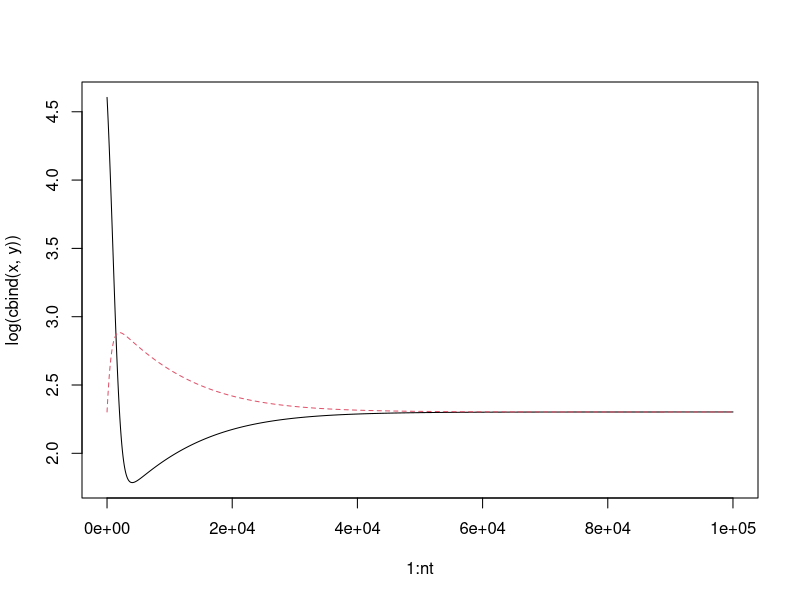

Write R code to recreate this figure.
alpha <- 10  # prey growth
beta <- 0.1    # meeting rate
gamma <- 0.1   # prey to predator conversion
delta <- 0.1   # death of predator
  
dx <- function(x,y,alpha,beta,abiotic=F){
  if(abiotic==F) return(alpha*x - beta*x*y)
  if(abiotic==T) return(alpha - beta*x*y)
  }
dy <- function(x,y,beta,gamma,delta){
  beta*gamma*x*y - delta*y
  }

nt <- 10^5
x <- y <- vector("numeric",length=nt)
x0 <- 100
y0 <- 10

x[1] <- x0
y[1] <- y0
steplen <- 10^-3
#i0 <- 0.1
#iota <- i0*rep(rep(c(0,x0),c(90,1)),length.out=nt)
#iota <- i0*rep(1,nt)

for(t in 2:nt){
  x[t] <- x[t-1] + dx(x[t-1],y[t-1],alpha,beta,abiotic=T)*steplen # + iota[t-1]
  y[t] <- y[t-1] + dy(x[t-1],y[t-1],beta,gamma,delta)*steplen
  }

matplot(1:nt,log(cbind(x,y)),type="l")

#i0 <- 0.1
#iota <- i0*rep(rep(c(0,x0),c(90,1)),length.out=nt)
#iota <- i0*rep(1,nt)

###
# a <- 2
# b <- -1
# abiotic <- function(x) a/x-b
# curve(abiotic(x),xlim=c(0,10))
# curve(x+x*abiotic(x),xlim=c(0,10))
# abline(0,1,col="red",lty=2)
